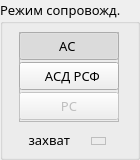
    <widget class="QGroupBox" name="groupBoxZahvat">
     <property name="geometry">
      <rect>
       <x>176</x>
       <y>205</y>
       <width>140</width>
       <height>160</height>
      </rect>
     </property>
     <property name="font">
      <font>
       <family>Noto Sans</family>
       <pointsize>10</pointsize>
      </font>
     </property>
     <property name="accessibleDescription">
      <string>G</string>
     </property>
     <property name="styleSheet">
      <string notr="true"/>
     </property>
     <property name="title">
      <string>Режим сопровожд.</string>
     </property>
     <widget class="QFrame" name="frame_7">
      <property name="geometry">
       <rect>
        <x>19</x>
        <y>32</y>
        <width>100</width>
        <height>90</height>
       </rect>
      </property>
      <property name="accessibleDescription">
       <string>RejimZahvata2</string>
      </property>
      <property name="styleSheet">
       <string notr="true">QFrame[accessibleDescription=&quot;RejimZahvata2&quot;]{
   border: 0px;
	background-color: qlineargradient(spread:pad, x1:0, y1:0, x2:0, y2:1, 
	stop:0 rgba(0,0,0,0),
	stop:0.3 rgba(0,0,0,0),
	stop:0.31 rgba(0,0,0,255),
	stop:0.35 rgba(0,0,0,255),
	stop:0.36 rgba(0,0,0,0),
	stop:0.63 rgba(0,0,0,0),
	stop:0.64 rgba(0,0,0,255),
	stop:0.68 rgba(0,0,0,255),
	stop:0.69 rgba(0,0,0,0),
	stop:1 rgba(0,0,0,0));
}


QFrame[accessibleDescription=&quot;RejimZahvata&quot;]{
   border: 0px;
	background-color: qlineargradient(spread:pad, x1:0, y1:0, x2:0, y2:1, 
	stop:0 rgba(0,0,0,0),
	stop:0.17 rgba(0,0,0,0),
	stop:0.18 rgba(0,0,0,255),
	stop:0.22 rgba(0,0,0,255),
	stop:0.23 rgba(0,0,0,0),
	stop:0.37 rgba(0,0,0,0),
	stop:0.38 rgba(0,0,0,255),
	stop:0.42 rgba(0,0,0,255),
	stop:0.43 rgba(0,0,0,0),
	stop:0.57 rgba(0,0,0,0),
	stop:0.58 rgba(0,0,0,255),
	stop:0.62 rgba(0,0,0,255),
	stop:0.63 rgba(0,0,0,0),
	stop:0.77 rgba(0,0,0,0),
	stop:0.78 rgba(0,0,0,255),
	stop:0.82 rgba(0,0,0,255),
	stop:0.83 rgba(0,0,0,0),
	stop:1 rgba(0,0,0,0));
}

QFrame[accessibleDescription=&quot;RejimPoiska&quot;]{
   border: 0px;
	background-color: qlineargradient(spread:pad, x1:0, y1:0, x2:0, y2:1, 
	stop:0 rgba(0,0,0,0),
	stop:0.2 rgba(0,0,0,0),
	stop:0.21 rgba(0,0,0,255),
	stop:0.29 rgba(0,0,0,255),
	stop:0.30 rgba(0,0,0,0),
	stop:0.45 rgba(0,0,0,0),
	stop:0.46 rgba(0,0,0,255),
	stop:0.54 rgba(0,0,0,255),
	stop:0.55 rgba(0,0,0,0),
	stop:0.70 rgba(0,0,0,0),
	stop:0.71 rgba(0,0,0,255),
	stop:0.79 rgba(0,0,0,255),
	stop:0.80 rgba(0,0,0,0),
	stop:1 rgba(0,0,0,0));
}
</string>
      </property>
      <property name="frameShape">
       <enum>QFrame::StyledPanel</enum>
      </property>
      <property name="frameShadow">
       <enum>QFrame::Raised</enum>
      </property>
      <widget class="QPushButton" name="pushButtonAS">
       <property name="enabled">
        <bool>true</bool>
       </property>
       <property name="geometry">
        <rect>
         <x>0</x>
         <y>0</y>
         <width>100</width>
         <height>28</height>
        </rect>
       </property>
       <property name="sizePolicy">
        <sizepolicy hsizetype="Minimum" vsizetype="Maximum">
         <horstretch>0</horstretch>
         <verstretch>0</verstretch>
        </sizepolicy>
       </property>
       <property name="font">
        <font>
         <family>Ubuntu</family>
         <pointsize>10</pointsize>
         <weight>50</weight>
         <bold>false</bold>
         <stylestrategy>PreferAntialias</stylestrategy>
        </font>
       </property>
       <property name="cursor">
        <cursorShape>PointingHandCursor</cursorShape>
       </property>
       <property name="focusPolicy">
        <enum>Qt::NoFocus</enum>
       </property>
       <property name="accessibleDescription">
        <string>400</string>
       </property>
       <property name="layoutDirection">
        <enum>Qt::LeftToRight</enum>
       </property>
       <property name="styleSheet">
        <string notr="true">background-position: 10px, 10px;</string>
       </property>
       <property name="text">
        <string>       АС        </string>
       </property>
       <property name="icon">
        <iconset>
         <normaloff>:/rb2/resgui/radioBtn2/radio17_2.png</normaloff>
         <normalon>:/rb2/resgui/radioBtn2/radioOn.png</normalon>
         <disabledoff>:/rb2/resgui/radioBtn2/radioOff.png</disabledoff>
         <activeoff>:/rb2/resgui/radioBtn2/radioOff.png</activeoff>:/rb2/resgui/radioBtn2/radio17_2.png</iconset>
       </property>
       <property name="iconSize">
        <size>
         <width>17</width>
         <height>17</height>
        </size>
       </property>
       <property name="checkable">
        <bool>true</bool>
       </property>
       <property name="checked">
        <bool>true</bool>
       </property>
       <property name="autoExclusive">
        <bool>true</bool>
       </property>
       <property name="flat">
        <bool>false</bool>
       </property>
      </widget>
      <widget class="QPushButton" name="pushButtonASRS">
       <property name="enabled">
        <bool>true</bool>
       </property>
       <property name="geometry">
        <rect>
         <x>0</x>
         <y>30</y>
         <width>100</width>
         <height>28</height>
        </rect>
       </property>
       <property name="sizePolicy">
        <sizepolicy hsizetype="Minimum" vsizetype="Maximum">
         <horstretch>0</horstretch>
         <verstretch>0</verstretch>
        </sizepolicy>
       </property>
       <property name="font">
        <font>
         <family>Ubuntu</family>
         <pointsize>10</pointsize>
         <weight>50</weight>
         <bold>false</bold>
         <stylestrategy>PreferAntialias</stylestrategy>
        </font>
       </property>
       <property name="cursor">
        <cursorShape>PointingHandCursor</cursorShape>
       </property>
       <property name="focusPolicy">
        <enum>Qt::NoFocus</enum>
       </property>
       <property name="accessibleDescription">
        <string>M</string>
       </property>
       <property name="styleSheet">
        <string notr="true"/>
       </property>
       <property name="text">
        <string>  АСД РСФ</string>
       </property>
       <property name="icon">
        <iconset resource="resgui.qrc">
         <normaloff>:/rb2/resgui/radioBtn2/radioOff.png</normaloff>
         <normalon>:/rb2/resgui/radioBtn2/radioOn.png</normalon>:/rb2/resgui/radioBtn2/radioOff.png</iconset>
       </property>
       <property name="iconSize">
        <size>
         <width>17</width>
         <height>17</height>
        </size>
       </property>
       <property name="checkable">
        <bool>true</bool>
       </property>
       <property name="checked">
        <bool>false</bool>
       </property>
       <property name="autoExclusive">
        <bool>true</bool>
       </property>
       <property name="flat">
        <bool>false</bool>
       </property>
      </widget>
      <widget class="QPushButton" name="pushButtonRS">
       <property name="enabled">
        <bool>false</bool>
       </property>
       <property name="geometry">
        <rect>
         <x>0</x>
         <y>60</y>
         <width>100</width>
         <height>28</height>
        </rect>
       </property>
       <property name="sizePolicy">
        <sizepolicy hsizetype="Minimum" vsizetype="Maximum">
         <horstretch>0</horstretch>
         <verstretch>0</verstretch>
        </sizepolicy>
       </property>
       <property name="font">
        <font>
         <family>Ubuntu</family>
         <pointsize>10</pointsize>
         <weight>50</weight>
         <bold>false</bold>
         <stylestrategy>PreferAntialias</stylestrategy>
        </font>
       </property>
       <property name="cursor">
        <cursorShape>PointingHandCursor</cursorShape>
       </property>
       <property name="focusPolicy">
        <enum>Qt::NoFocus</enum>
       </property>
       <property name="accessibleDescription">
        <string>Ext</string>
       </property>
       <property name="styleSheet">
        <string notr="true"/>
       </property>
       <property name="text">
        <string>        РС        </string>
       </property>
       <property name="icon">
        <iconset resource="resgui.qrc">
         <normaloff>:/rb2/resgui/radioBtn2/radioOff.png</normaloff>
         <normalon>:/rb2/resgui/radioBtn2/radioOn.png</normalon>
         <disabledoff>:/rb2/resgui/radioBtn2/radioOff.png</disabledoff>:/rb2/resgui/radioBtn2/radioOff.png</iconset>
       </property>
       <property name="iconSize">
        <size>
         <width>17</width>
         <height>17</height>
        </size>
       </property>
       <property name="checkable">
        <bool>true</bool>
       </property>
       <property name="checked">
        <bool>false</bool>
       </property>
       <property name="autoExclusive">
        <bool>true</bool>
       </property>
       <property name="flat">
        <bool>false</bool>
       </property>
      </widget>
     </widget>
     <widget class="QPushButton" name="pushButtonZahvat">
      <property name="geometry">
       <rect>
        <x>15</x>
        <y>190</y>
        <width>100</width>
        <height>30</height>
       </rect>
      </property>
      <property name="font">
       <font>
        <family>Ubuntu</family>
        <pointsize>10</pointsize>
        <stylestrategy>PreferAntialias</stylestrategy>
       </font>
      </property>
      <property name="cursor">
       <cursorShape>PointingHandCursor</cursorShape>
      </property>
      <property name="focusPolicy">
       <enum>Qt::NoFocus</enum>
      </property>
      <property name="toolTip">
       <string/>
      </property>
      <property name="accessibleDescription">
       <string>S</string>
      </property>
      <property name="styleSheet">
       <string notr="true">QPushButton
{
	background-repeat: no-repeat;
	background-position: right; 
	background-image: url(:/b_ind2/resgui/b_ind2/buttonIndGray023.png);
	padding-right: 4px;
}

/*
background-repeat: no-repeat;


background-position: 100% 50%; 
background-position: 30% 30%;
background-position: 20% 50%; 
background-position: 20% 30%; 

background-position: 50px 100px; 
*/


</string>
      </property>
      <property name="text">
       <string>Захват</string>
      </property>
      <property name="iconSize">
       <size>
        <width>16</width>
        <height>17</height>
       </size>
      </property>
      <property name="checkable">
       <bool>true</bool>
      </property>
      <property name="checked">
       <bool>false</bool>
      </property>
      <property name="autoExclusive">
       <bool>false</bool>
      </property>
     </widget>
     <widget class="QLabel" name="lamp_zahvat">
      <property name="enabled">
       <bool>false</bool>
      </property>
      <property name="geometry">
       <rect>
        <x>91</x>
        <y>137</y>
        <width>15</width>
        <height>8</height>
       </rect>
      </property>
      <property name="font">
       <font>
        <pointsize>1</pointsize>
       </font>
      </property>
      <property name="accessibleDescription">
       <string>Lamp</string>
      </property>
      <property name="frameShape">
       <enum>QFrame::Box</enum>
      </property>
      <property name="text">
       <string/>
      </property>
      <property name="alignment">
       <set>Qt::AlignCenter</set>
      </property>
      <property name="wordWrap">
       <bool>false</bool>
      </property>
      <property name="indent">
       <number>-1</number>
      </property>
      <property name="textInteractionFlags">
       <set>Qt::NoTextInteraction</set>
      </property>
     </widget>
     <widget class="QLabel" name="label_zahvat">
      <property name="geometry">
       <rect>
        <x>25</x>
        <y>132</y>
        <width>45</width>
        <height>16</height>
       </rect>
      </property>
      <property name="sizePolicy">
       <sizepolicy hsizetype="Fixed" vsizetype="Fixed">
        <horstretch>0</horstretch>
        <verstretch>0</verstretch>
       </sizepolicy>
      </property>
      <property name="font">
       <font>
        <family>Ubuntu Condensed</family>
        <pointsize>10</pointsize>
        <stylestrategy>PreferAntialias</stylestrategy>
       </font>
      </property>
      <property name="styleSheet">
       <string notr="true"/>
      </property>
      <property name="text">
       <string>захват</string>
      </property>
      <property name="alignment">
       <set>Qt::AlignRight|Qt::AlignTrailing|Qt::AlignVCenter</set>
      </property>
      <property name="wordWrap">
       <bool>true</bool>
      </property>
     </widget>
    </widget>
